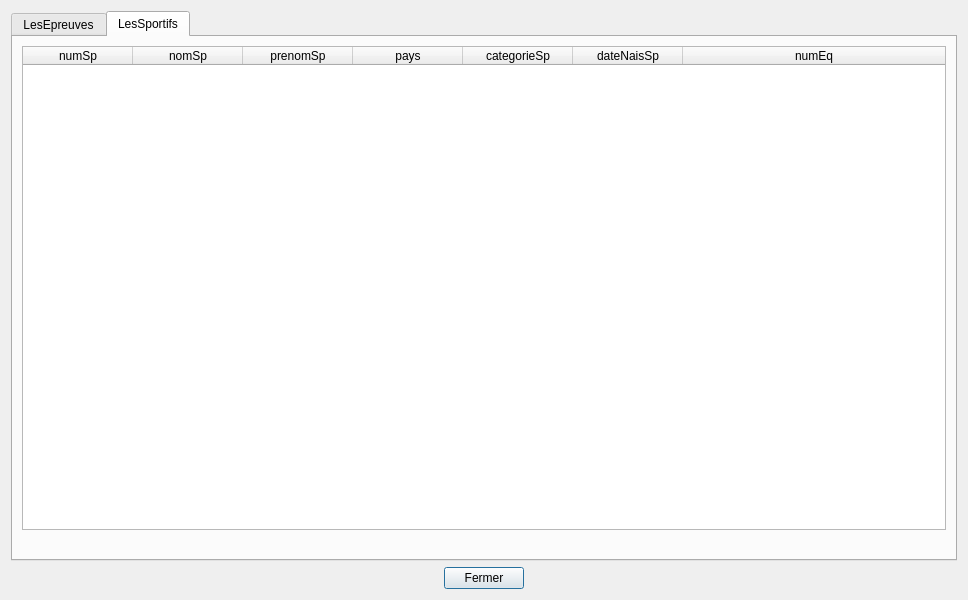
<?xml version="1.0" encoding="UTF-8"?>
<ui version="4.0">
 <class>tablesDataV0</class>
 <widget class="QDialog" name="tablesDataV0">
  <property name="geometry">
   <rect>
    <x>0</x>
    <y>0</y>
    <width>968</width>
    <height>600</height>
   </rect>
  </property>
  <property name="sizePolicy">
   <sizepolicy hsizetype="Preferred" vsizetype="Preferred">
    <horstretch>0</horstretch>
    <verstretch>0</verstretch>
   </sizepolicy>
  </property>
  <property name="minimumSize">
   <size>
    <width>0</width>
    <height>0</height>
   </size>
  </property>
  <property name="windowTitle">
   <string>BD JO</string>
  </property>
  <layout class="QVBoxLayout" name="verticalLayout">
   <item>
    <widget class="QTabWidget" name="tabWidget">
     <property name="currentIndex">
      <number>1</number>
     </property>
     <widget class="QWidget" name="tabEpreuves">
      <attribute name="title">
       <string>LesEpreuves</string>
      </attribute>
      <layout class="QVBoxLayout" name="verticalLayout_2">
       <item>
        <widget class="QTableWidget" name="tableEpreuves">
         <property name="minimumSize">
          <size>
           <width>0</width>
           <height>0</height>
          </size>
         </property>
         <property name="baseSize">
          <size>
           <width>0</width>
           <height>0</height>
          </size>
         </property>
         <property name="layoutDirection">
          <enum>Qt::LeftToRight</enum>
         </property>
         <property name="sizeAdjustPolicy">
          <enum>QAbstractScrollArea::AdjustIgnored</enum>
         </property>
         <property name="sortingEnabled">
          <bool>true</bool>
         </property>
         <property name="columnCount">
          <number>7</number>
         </property>
         <attribute name="horizontalHeaderCascadingSectionResizes">
          <bool>false</bool>
         </attribute>
         <attribute name="horizontalHeaderMinimumSectionSize">
          <number>50</number>
         </attribute>
         <attribute name="horizontalHeaderDefaultSectionSize">
          <number>110</number>
         </attribute>
         <attribute name="horizontalHeaderHighlightSections">
          <bool>true</bool>
         </attribute>
         <attribute name="horizontalHeaderShowSortIndicator" stdset="0">
          <bool>true</bool>
         </attribute>
         <attribute name="horizontalHeaderStretchLastSection">
          <bool>true</bool>
         </attribute>
         <attribute name="verticalHeaderVisible">
          <bool>false</bool>
         </attribute>
         <column>
          <property name="text">
           <string>numEp</string>
          </property>
         </column>
         <column>
          <property name="text">
           <string>nomEp</string>
          </property>
         </column>
         <column>
          <property name="text">
           <string>formeEp</string>
          </property>
         </column>
         <column>
          <property name="text">
           <string>nomDi</string>
          </property>
         </column>
         <column>
          <property name="text">
           <string>categorieEp</string>
          </property>
         </column>
         <column>
          <property name="text">
           <string>nbSportifsEp</string>
          </property>
         </column>
         <column>
          <property name="text">
           <string>dateEp</string>
          </property>
         </column>
        </widget>
       </item>
       <item>
        <widget class="QLabel" name="label_epreuves">
         <property name="palette">
          <palette>
           <active>
            <colorrole role="WindowText">
             <brush brushstyle="SolidPattern">
              <color alpha="255">
               <red>255</red>
               <green>0</green>
               <blue>0</blue>
              </color>
             </brush>
            </colorrole>
           </active>
           <inactive>
            <colorrole role="WindowText">
             <brush brushstyle="SolidPattern">
              <color alpha="255">
               <red>255</red>
               <green>0</green>
               <blue>0</blue>
              </color>
             </brush>
            </colorrole>
           </inactive>
           <disabled>
            <colorrole role="WindowText">
             <brush brushstyle="SolidPattern">
              <color alpha="255">
               <red>120</red>
               <green>120</green>
               <blue>120</blue>
              </color>
             </brush>
            </colorrole>
           </disabled>
          </palette>
         </property>
         <property name="text">
          <string/>
         </property>
         <property name="scaledContents">
          <bool>true</bool>
         </property>
         <property name="alignment">
          <set>Qt::AlignCenter</set>
         </property>
        </widget>
       </item>
      </layout>
     </widget>
     <widget class="QWidget" name="tabSportifs">
      <attribute name="title">
       <string>LesSportifs</string>
      </attribute>
      <layout class="QVBoxLayout" name="verticalLayout_7">
       <item>
        <widget class="QTableWidget" name="tableSportifs">
         <property name="sortingEnabled">
          <bool>true</bool>
         </property>
         <attribute name="horizontalHeaderMinimumSectionSize">
          <number>50</number>
         </attribute>
         <attribute name="horizontalHeaderDefaultSectionSize">
          <number>110</number>
         </attribute>
         <attribute name="horizontalHeaderStretchLastSection">
          <bool>true</bool>
         </attribute>
         <attribute name="verticalHeaderVisible">
          <bool>false</bool>
         </attribute>
         <column>
          <property name="text">
           <string>numSp</string>
          </property>
         </column>
         <column>
          <property name="text">
           <string>nomSp</string>
          </property>
         </column>
         <column>
          <property name="text">
           <string>prenomSp</string>
          </property>
         </column>
         <column>
          <property name="text">
           <string>pays</string>
          </property>
         </column>
         <column>
          <property name="text">
           <string>categorieSp</string>
          </property>
         </column>
         <column>
          <property name="text">
           <string>dateNaisSp</string>
          </property>
         </column>
         <column>
          <property name="text">
           <string>numEq</string>
          </property>
         </column>
        </widget>
       </item>
       <item>
        <widget class="QLabel" name="label_sportifs">
         <property name="palette">
          <palette>
           <active>
            <colorrole role="WindowText">
             <brush brushstyle="SolidPattern">
              <color alpha="255">
               <red>255</red>
               <green>0</green>
               <blue>0</blue>
              </color>
             </brush>
            </colorrole>
           </active>
           <inactive>
            <colorrole role="WindowText">
             <brush brushstyle="SolidPattern">
              <color alpha="255">
               <red>255</red>
               <green>0</green>
               <blue>0</blue>
              </color>
             </brush>
            </colorrole>
           </inactive>
           <disabled>
            <colorrole role="WindowText">
             <brush brushstyle="SolidPattern">
              <color alpha="255">
               <red>120</red>
               <green>120</green>
               <blue>120</blue>
              </color>
             </brush>
            </colorrole>
           </disabled>
          </palette>
         </property>
         <property name="text">
          <string/>
         </property>
         <property name="alignment">
          <set>Qt::AlignCenter</set>
         </property>
        </widget>
       </item>
      </layout>
     </widget>
    </widget>
   </item>
   <item>
    <layout class="QHBoxLayout" name="horizontalLayout">
     <item>
      <spacer name="horizontalSpacer_data_V0">
       <property name="orientation">
        <enum>Qt::Horizontal</enum>
       </property>
       <property name="sizeHint" stdset="0">
        <size>
         <width>40</width>
         <height>20</height>
        </size>
       </property>
      </spacer>
     </item>
     <item>
      <widget class="QPushButton" name="pushButton">
       <property name="text">
        <string>Fermer</string>
       </property>
      </widget>
     </item>
     <item>
      <spacer name="horizontalSpacer_2_data_V0">
       <property name="orientation">
        <enum>Qt::Horizontal</enum>
       </property>
       <property name="sizeHint" stdset="0">
        <size>
         <width>40</width>
         <height>20</height>
        </size>
       </property>
      </spacer>
     </item>
    </layout>
   </item>
  </layout>
 </widget>
 <resources/>
 <connections>
  <connection>
   <sender>pushButton</sender>
   <signal>clicked()</signal>
   <receiver>tablesDataV0</receiver>
   <slot>close()</slot>
   <hints>
    <hint type="sourcelabel">
     <x>360</x>
     <y>575</y>
    </hint>
    <hint type="destinationlabel">
     <x>323</x>
     <y>169</y>
    </hint>
   </hints>
  </connection>
 </connections>
 <slots>
  <slot>refreshSpectaclesData()</slot>
  <slot>refreshZonesData()</slot>
  <slot>refreshRepresentationsData()</slot>
 </slots>
</ui>
